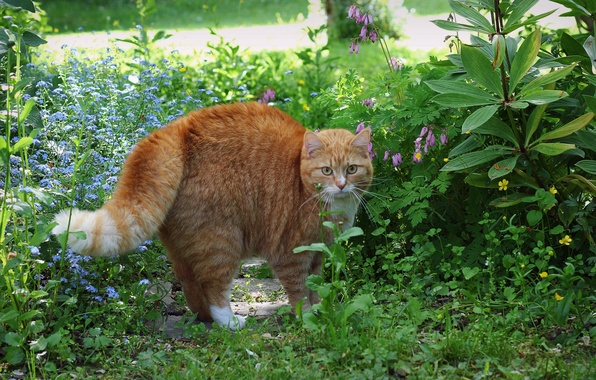
#> input picture db/cat.jpg, 596 x 380 px
$ python lesson3.2.py
#> lines starting #> are read from the running program, lines starting #| are printed output that depends on the picture; after the words box and inside, x2 and y2 are one past the last pixel; in counts of white or black regions, pixels touching at a corner belong together
import  cv2
cat_image=cv2.imread("db/cat.jpg")
#> cat_image is the input picture: shape (380, 596, 3); mean B, G, R 69.2, 112.2, 89.9
cv2.imshow('Cat1',cat_image)
cv2.waitKey(0)
low_red=(17,50,110)#задаем диапазон который будем задавать,чтобы выделить кота
high_red=(101,140,180)
only_cat=cv2.inRange(cat_image,low_red,high_red)
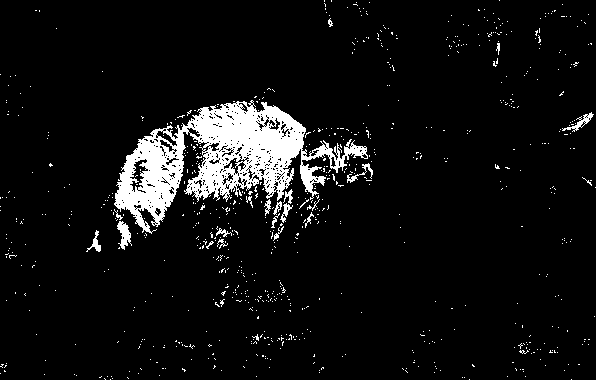
#> only_cat: shape (380, 596); 6.8% white; 778 white regions (758 under 20 px), largest, box (x1, y1, x2, y2) and area: (114, 100, 368, 234) 12527, (117, 221, 132, 250) 226, (562, 112, 594, 132) 161
cv2.imshow('Cat',only_cat)
cv2.waitKey(0)
#переводим изобрфжение в hsv чтобы выделить диапазон и выделить кота лучше
cat_image_hsv=cv2.cvtColor(cat_image,cv2.COLOR_BGR2HSV)
#> cat_image_hsv: shape (380, 596, 3); mean H, S, V 49, 126.1, 117.9
cat_color_low=(7,40,60)
cat_color_high=(18,255,200)
only_cat_hsv=cv2.inRange(cat_image_hsv,cat_color_low,cat_color_high)
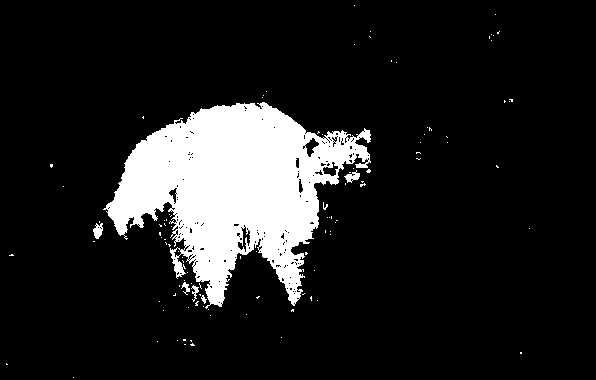
#> only_cat_hsv: shape (380, 596); 12.7% white; 106 white regions (100 under 20 px), largest, box (x1, y1, x2, y2) and area: (103, 102, 371, 309) 28080, (93, 223, 103, 239) 104, (344, 170, 360, 183) 102, (191, 285, 199, 302) 55, (181, 282, 190, 295) 51, (201, 295, 207, 304) 26
cv2.imshow('only_cat_hsv',only_cat_hsv)
cv2.waitKey(0)
# отметим кота в кадре,ищем моменты где есть белый цвет(кот) и пишем текст там где нашли кота
moments=cv2.moments(only_cat_hsv,1)
#> moments = moments, m00 28725, centre m10/m00, m01/m00 = (233.1, 188.7)
x_moment=moments['m01']
#> x_moment = 5419222
y_moment=moments['m10']
#> y_moment = 6696790
area=moments['m00']
#> area = 28725
x=int(x_moment/area)
#> x = 188
y=int(y_moment/area)
#> y = 233
cv2.putText(cat_image,'cat!',(x,y),cv2.FONT_HERSHEY_SIMPLEX,1,(255,255,255),2)
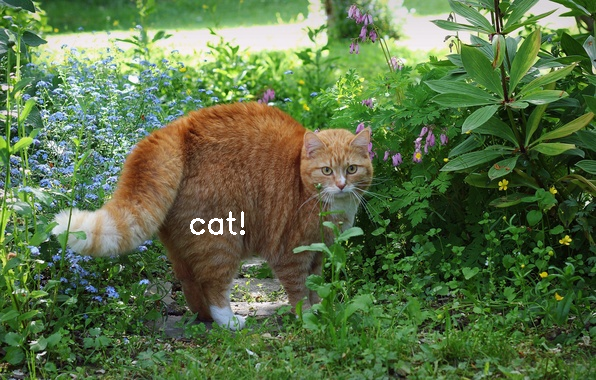
#> cat_image: shape (380, 596, 3); 0.18% of pixels changed, all inside (x1, y1, x2, y2) = (190, 211, 245, 235)
cv2.imshow('cat found',cat_image)
cv2.waitKey(0)
